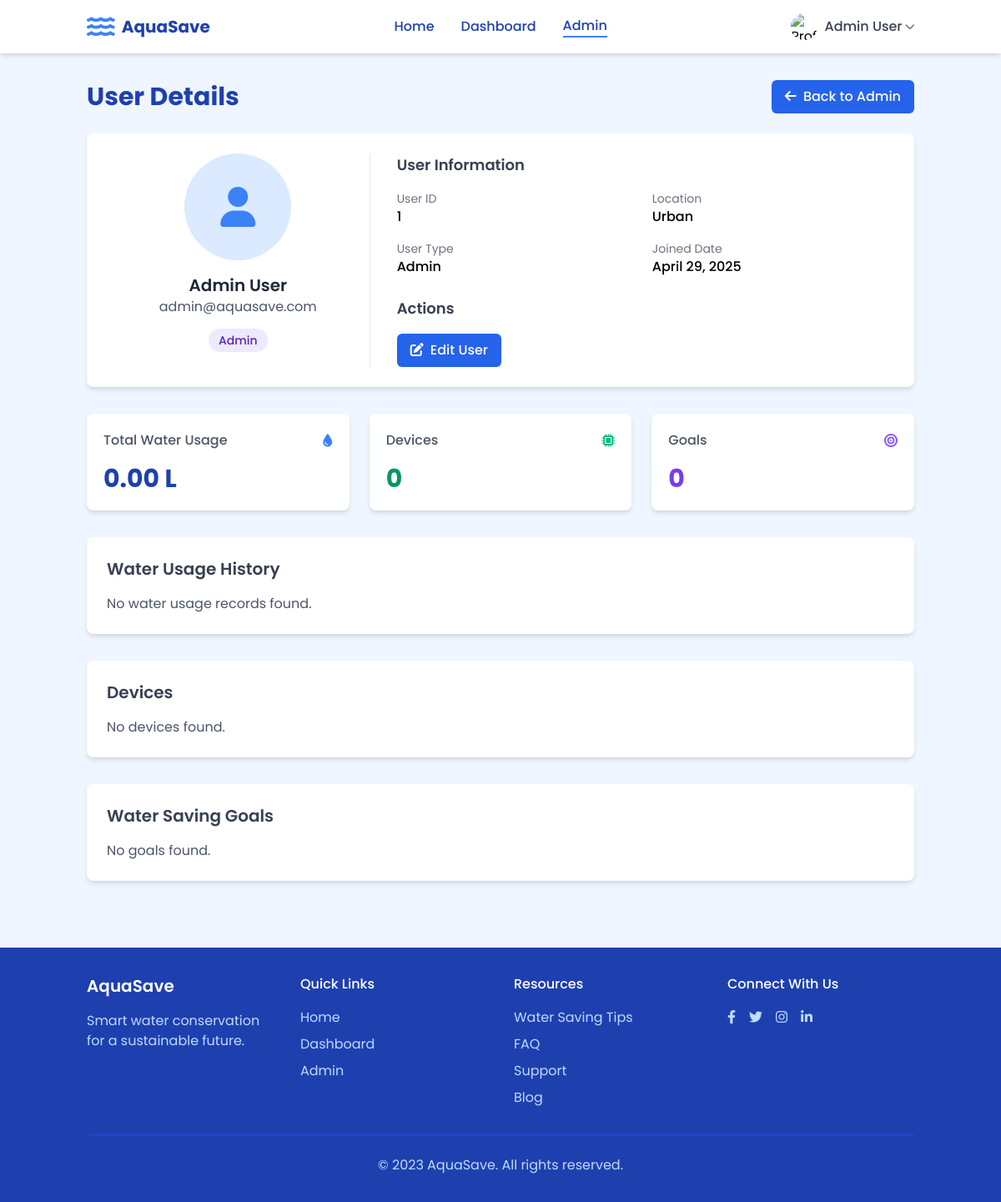
Page /Frontend/pages/view_user.php?id=1 (signed in) on the committed database.
### tables this page shows
CREATE TABLE IF NOT EXISTS users (
    id INT NOT NULL PRIMARY KEY AUTO_INCREMENT,
    first_name VARCHAR(50) NOT NULL,
    last_name VARCHAR(50) NOT NULL,
    email VARCHAR(100) NOT NULL UNIQUE,
    password VARCHAR(255) NOT NULL,
    location VARCHAR(50) NOT NULL,
    user_type VARCHAR(20) NOT NULL,
    is_admin TINYINT(1) DEFAULT 0,
    created_at TIMESTAMP DEFAULT CURRENT_TIMESTAMP
);

### Frontend/pages/view_user.php (the view, shortened to what the rows shown need)
<?php
require_once "config.php";
$user_id = $_GET["id"];
$user = null;
if($is_db_connected) {
    $sql = "SELECT * FROM users WHERE id = ?";
    if($stmt = mysqli_prepare($conn, $sql)){
        mysqli_stmt_bind_param($stmt, "i", $user_id);
        if(mysqli_stmt_execute($stmt)){
            $result = mysqli_stmt_get_result($stmt);
            if(mysqli_num_rows($result) == 1){
                $user = mysqli_fetch_assoc($result);
            } else {
                header("location: admin.php?error=User not found");
                exit;
            }
        } else {
            header("location: admin.php?error=Something went wrong. Please try again later.");
            exit;
        }
    }
}
?>
<!DOCTYPE html>
<html lang="en">
<head>
    <link href="https://cdn.jsdelivr.net/npm/tailwindcss@2.2.19/dist/tailwind.min.css" rel="stylesheet">
    <link rel="stylesheet" href="https://cdnjs.cloudflare.com/ajax/libs/font-awesome/6.0.0-beta3/css/all.min.css">
    <link rel="stylesheet" href="../css/styles.css">
</head>
<body class="bg-blue-50 font-poppins">
    <section class="pt-24 pb-12">
        <div class="container mx-auto px-4">
            <div class="flex justify-between items-center mb-6">
                <h1 class="text-2xl md:text-3xl font-bold text-blue-800">User Details</h1>
            </div>
            <div class="bg-white rounded-lg shadow-md p-6 mb-8">
                <div class="flex flex-col md:flex-row">
                    <div class="md:w-1/3 mb-6 md:mb-0">
                        <div class="flex flex-col items-center">
                            <div class="w-32 h-32 bg-blue-100 rounded-full flex items-center justify-center mb-4">
                                <i class="fas fa-user text-blue-500 text-5xl"></i>
                            </div>
                            <h2 class="text-xl font-semibold text-gray-800"><?php echo htmlspecialchars($user["first_name"] . " " . $user["last_name"]); ?></h2>
                            <p class="text-gray-600 mb-2"><?php echo htmlspecialchars($user["email"]); ?></p>
                            <div class="mt-2">
                                <?php if($user["is_admin"] == 1): ?>
                                    <span class="bg-purple-100 text-purple-800 px-3 py-1 rounded-full text-sm font-medium">Admin</span>
                                <?php else: ?>
                                    <span class="bg-blue-100 text-blue-800 px-3 py-1 rounded-full text-sm font-medium">User</span>
                                <?php endif; ?>
                            </div>
                        </div>
                    </div>
                    <div class="md:w-2/3 md:pl-8 border-t md:border-t-0 md:border-l border-gray-200 pt-6 md:pt-0 md:pl-8">
                        <div class="grid grid-cols-1 md:grid-cols-2 gap-4">
                            <div>
                                <p class="text-gray-500 text-sm">User ID</p>
                                <p class="font-medium"><?php echo htmlspecialchars($user["id"]); ?></p>
                            </div>
                            <div>
                                <p class="text-gray-500 text-sm">Location</p>
                                <p class="font-medium"><?php echo ucfirst(htmlspecialchars($user["location"])); ?></p>
                            </div>
                            <div>
                                <p class="text-gray-500 text-sm">User Type</p>
                                <p class="font-medium"><?php echo ucfirst(htmlspecialchars($user["user_type"])); ?></p>
                            </div>
                            <div>
                                <p class="text-gray-500 text-sm">Joined Date</p>
                                <p class="font-medium"><?php echo date("F d, Y", strtotime($user["created_at"])); ?></p>
                            </div>
                        </div>
                    </div>
                </div>
            </div>
            <div class="bg-white rounded-lg shadow-md p-6 mb-8">
                <h2 class="text-xl font-semibold text-gray-700 mb-4">Water Usage History</h2>
            </div>
            <div class="bg-white rounded-lg shadow-md p-6 mb-8">
                <h2 class="text-xl font-semibold text-gray-700 mb-4">Devices</h2>
            </div>
            <div class="bg-white rounded-lg shadow-md p-6 mb-8">
                <h2 class="text-xl font-semibold text-gray-700 mb-4">Water Saving Goals</h2>
            </div>
        </div>
    </section>
</body>
</html>

### rows in the picture
users: first_name+last_name "Admin User", email "admin@aquasave.com", id "1", location "Urban", user_type "Admin", created_at "April 29, 2025"

### other values in the picture
$_SESSION["first_name"] . " " . $_SESSION["last_name"] "Admin User"
$total_usage "0.00"
count($devices) "0"
count($goals) "0"
